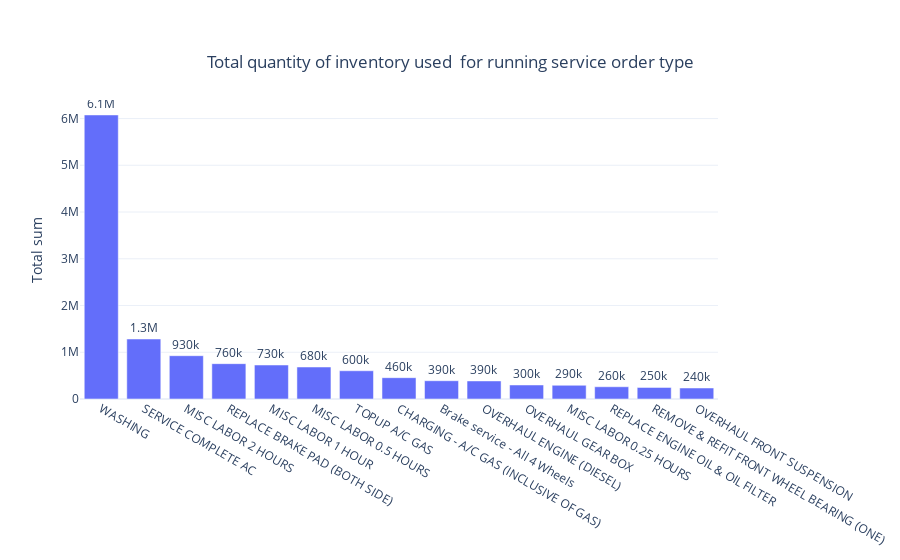

Write notebook code for a chart like this one.
### Code cell
fig = make_subplots(specs=[[{"secondary_y": True}]])

fig = go.Figure(data=[
    go.Bar(name='Total sum', x=order_aggpp1['Description'], y=order_aggpp1['sum']
           , yaxis='y', offsetgroup=1
           , text = order_aggpp1['sum'].astype(int), textposition='outside', texttemplate='%{text:.2s}')
   # go.Bar(name='Average sum', x=order_aggpp['Description'], y=order_aggpp['mean']
   #        , yaxis='y2', offsetgroup=2, marker_color= 'mediumturquoise'#, marker_color='rgb(65,68,139)' 
      #     , text = order_aggpp['mean'].astype(int), textposition='outside', texttemplate='%{text:.2s}')
                   ],

    layout={
        'yaxis': {'title': 'Total sum'},
      #  'yaxis2': {'title': 'Average sum', 'overlaying': 'y', 'side': 'right'}
    }
        )
# fig.update_layout(barmode='group')
# fig.update_traces(marker_color=['gold']*len(order_agg['Order Type']), marker_line_color='rgb(8,48,107)',
#                   marker_line_width=1.5, opacity=0.6)
fig.layout.template = 'plotly_white'
fig.update_layout(
    title={
        'text': "Total quantity of inventory used  for running service order type",
        'y':.9,
        'x':.5,
        'xanchor': 'center',
        'yanchor': 'top'},
)    
fig.show()

### Figure 1 — Plotly figure (JSON) as saved in the notebook; plotly's stock layout.template omitted (floating-point values rounded to 4 significant figures)
{"data": [{"name": "Total sum", "offsetgroup": "1", "text": [6076653, 1283409, 926445, 755879, 727126, 684672, 604328, 455998, 391038, 386485, 300193, 293525, 261850, 247634, 235534], "textposition": "outside", "texttemplate": "%{text:.2s}", "type": "bar", "x": ["WASHING", "SERVICE COMPLETE AC", "MISC LABOR 2 HOURS", "REPLACE BRAKE PAD (BOTH SIDE)", "MISC LABOR 1 HOUR", "MISC LABOR 0.5 HOURS", "TOPUP A/C GAS", "CHARGING - A/C GAS (INCLUSIVE OF GAS)", "Brake service - All 4 Wheels", "OVERHAUL ENGINE (DIESEL)", "OVERHAUL GEAR BOX", "MISC LABOR 0.25 HOURS", "REPLACE ENGINE OIL & OIL FILTER", "REMOVE & REFIT FRONT WHEEL BEARING (ONE)", "OVERHAUL FRONT SUSPENSION"], "y": [6077000.0, 1283409, 926445, 755900.0, 727100.0, 684700.0, 604300.0, 456000.0, 391038, 386485, 300193, 293500.0, 261900.0, 247600.0, 235500.0], "yaxis": "y"}], "layout": {"title": {"text": "Total quantity of inventory used  for running service order type", "x": 0.5, "xanchor": "center", "y": 0.9, "yanchor": "top"}, "yaxis": {"title": {"text": "Total sum"}}}}
